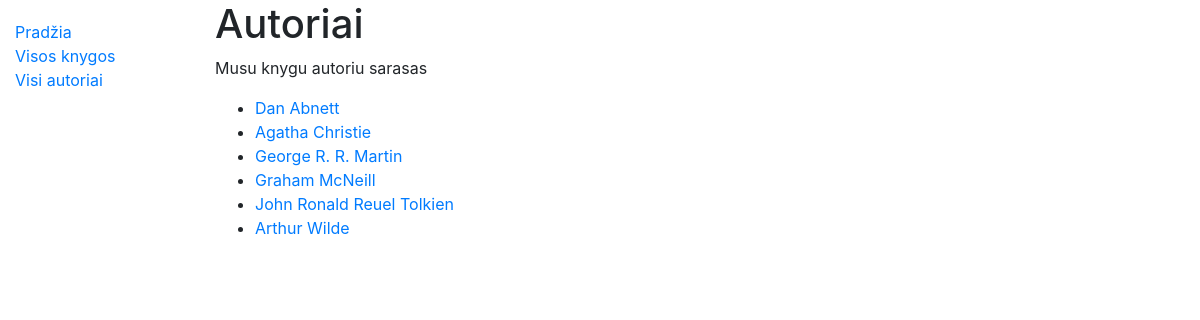
The page /library/authors/ on the database its author committed.
### library/models.py (models this page shows)
class Author(models.Model):
    first_name = models.CharField('Vardas', max_length=100)
    last_name = models.CharField('Pavarde', max_length=100)
    description = models.TextField('Aprasymas', max_length=2000, default='Labai geras autorius')
    class Meta:
        ordering = ['last_name', 'first_name']
    def __str__(self):
        return f"{self.last_name}, {self.first_name}"
    def display_books(self):
        return ', '.join(book.title for book in self.books.all()[:2])
    display_books.short_description = "Knygos"

### library/views.py (the view)
# urls.py: path('authors/', views.authors, name='authors-all'),
def authors(request):
    authors = Author.objects.all()
    print(authors)
    context_t = {
        'author_t': authors,
    }
    return render(request, 'authors.html', context_t)

### library/templates/authors.html
{% extends "base.html" %}
{% block content %}
<h1>Autoriai</h1>
<p>Musu knygu autoriu sarasas</p>
<ul>
  {% for author in author_t %}
  <li><a href="{% url 'author-one' author.id%}">{{ author.first_name }} {{ author.last_name }}</a></li>
  {% endfor %}
</ul>
{% endblock %}

### library/templates/base.html (shortened to what this page needs)
<!DOCTYPE html>
<html lang="en">
<head>
    <link rel="stylesheet"
          href="https://stackpath.bootstrapcdn.com/bootstrap/4.1.3/css/bootstrap.min.css"
          integrity="sha384-
MCw98/SFnGE8fJT3GXwEOngsV7Zt27NXFoaoApmYm81iuXoPkFOJwJ8ERdknLPMO"
>
    {% load static %}
    <link rel="stylesheet" href="{% static 'css/styles.css' %}">
</head>
<body>
<div class="container-fluid">
    <div class="row">
        <div class="col-sm-2">
            {% block sidebar %}
            <ul class="sidebar-nav">
                <li><a href="{% url 'index' %}">Pradžia</a></li>
                <li><a href="{% url 'book-list' %}">Visos knygos</a></li>
                <li><a href="{% url 'authors-all' %}">Visi autoriai</a></li>
            </ul>
            {% endblock %}
        </div>
        <div class="col-sm-10 ">{% block content %}{% endblock %}</div>
    </div>
</div>
</body>
</html>

### library/static/css/styles.css (style rules this page uses)
.sidebar-nav { margin-top: 20px; padding: 0; list-style: none; }

### rows shown on the page
Author: first_name "Dan", last_name "Abnett"
Author: first_name "Agatha", last_name "Christie"
Author: first_name "George R. R.", last_name "Martin"
Author: first_name "Graham", last_name "McNeill"
Author: first_name "John Ronald Reuel", last_name "Tolkien"
Author: first_name "Arthur", last_name "Wilde"
